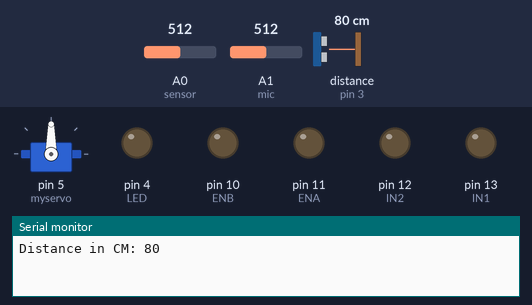
Bench run of a sketch on a simulated Arduino Uno, built with avr-gcc and run on an emulated ATmega328P. Shown: servo, output pins drawn as LEDs (lit = HIGH), the last lines printed to the serial monitor. Inputs (shaded band) come from the test bench; at power-on: distance to the obstacle (sensor on pin 3) 80 cm, A0 (sensor) = 512, A1 (mic) = 512.

Above: at 0.1 s.
At 2.3 s:
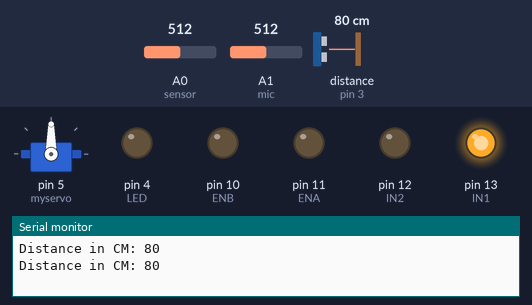
2.4 s: distance to the obstacle (sensor on pin 3) set to 33 cm
4.7 s: distance to the obstacle (sensor on pin 3) set to 27 cm
At 7.8 s:
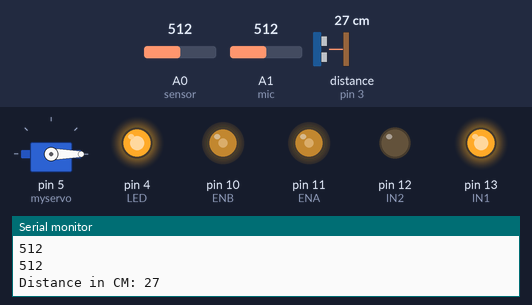
Timing chart, 0 to 9.3 s (numbered marks = the images above; inputs shaded):
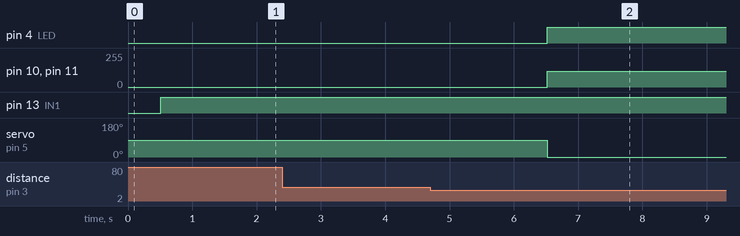

The sketch:

ex5.ino
```cpp
#include <Servo.h>
Servo myservo;
#include <Ultrasonic.h>
Ultrasonic ultrasonic(2,3);
int distance;
int IN1 = 13;
int IN2 = 12;
int ENA = 11;
int IN3 = 8;
int IN4 = 9;
int ENB = 10;
int sensor = A0; //光
int mic = A1; //mic
int LED = 4; //警示燈
int rpos = 180;
int lpos = 0;
int pos = 90;

void setup() {
myservo.attach(5);  // 將 servo 物件連接到 pin 5
Serial.begin(9600);
pinMode(ENA,OUTPUT);
pinMode(IN1,OUTPUT);
pinMode(IN2,OUTPUT);
pinMode(sensor,INPUT);
pinMode(mic,INPUT);
pinMode(LED,OUTPUT);

}

void forward() {
analogWrite(ENA,120);
analogWrite(ENB,120);
digitalWrite(IN1,HIGH);
digitalWrite(IN2,LOW);
digitalWrite(IN3,HIGH);
digitalWrite(IN4,LOW);

}

void sp() {
analogWrite(ENA,0);
analogWrite(ENB,0);
digitalWrite(IN1,HIGH);
digitalWrite(IN2,LOW);
digitalWrite(IN3,HIGH);
digitalWrite(IN4,LOW);
}

void loop() {
distance = ultrasonic.read(); //不加參數就是輸出CM，可用read(INC)輸出英寸
Serial.print("Distance in CM: ");
Serial.println(distance);
delay(500); //每次間格0.5秒

if (distance<30){
  digitalWrite(LED,1);
  forward();
  int sound = analogRead(mic);//聲響
  Serial.println(sound);
  int sensorValue = analogRead(sensor);//光
  Serial.println(sensorValue);
  if(sound>350){           //??????
    myservo.write(lpos);    // 告訴 servo 走到 'lpos' 的位置
    delay(1000);        // 等待 15ms 讓 servo 走到指定位置
  }
  if(sensorValue > 850){   //當光敏電阻給的值大於基準值。這個基準值依個別情況修改 ???????
    myservo.write(rpos);    // 告訴 servo 走到 'rpos' 的位置
    delay(1000);        // 等待 15ms 讓 servo 走到指定位置
  }
}

else{
  sp();
  digitalWrite(LED,0);
   myservo.write(pos);    // 告訴 servo 走到 'rpos' 的位置
    delay(1000);        // 等待 15ms 讓 servo 走到指定位置
}


}
```

Measured:
- the behaviour switches between 30 and 29 cm on distance to the obstacle (sensor on pin 3) (found by bisection; images 1 and 2)
- after the input at 4.7 s, pin 4 (LED): LOW → HIGH after 1.8 s; pin 10 (ENB), pin 11 (ENA): 0/255 → 120/255 after 1.8 s; servo on pin 5 (myservo): 90° → 0° after 1.8 s
